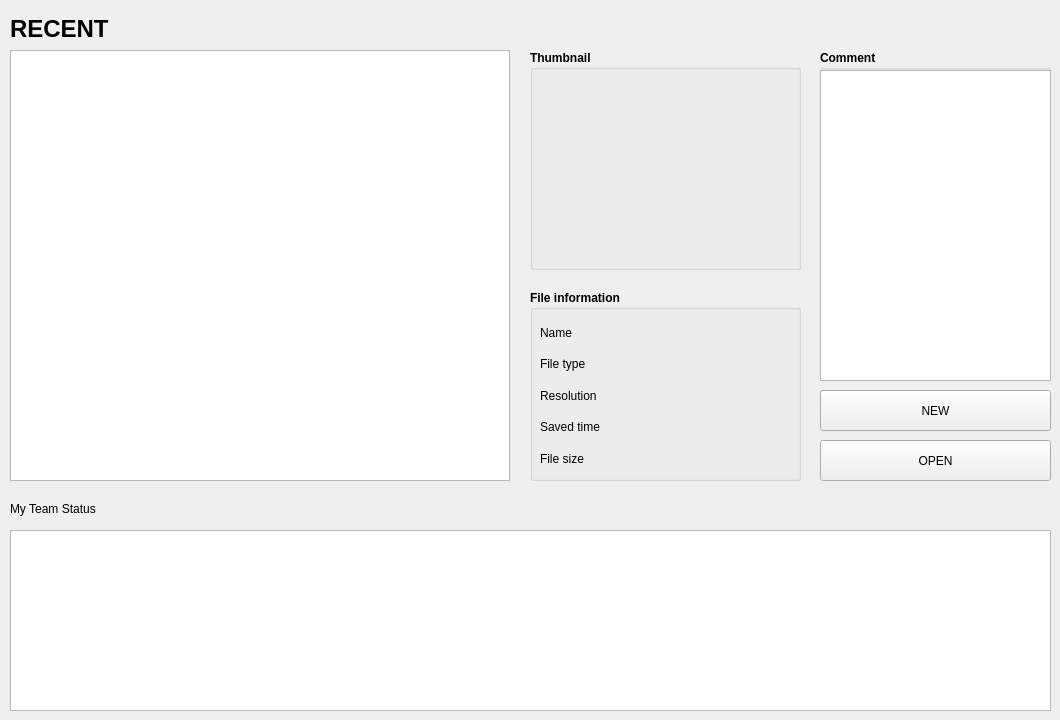
   <widget class="QWidget" name="tab_my_task">
    <attribute name="title">
     <string>MY TASK</string>
    </attribute>
    <widget class="QGroupBox" name="groupBox_shot_comment_2">
     <property name="geometry">
      <rect>
       <x>820</x>
       <y>50</y>
       <width>231</width>
       <height>331</height>
      </rect>
     </property>
     <property name="font">
      <font>
       <bold>true</bold>
       <underline>false</underline>
       <strikeout>false</strikeout>
      </font>
     </property>
     <property name="title">
      <string>Comment</string>
     </property>
     <property name="flat">
      <bool>false</bool>
     </property>
     <property name="checkable">
      <bool>false</bool>
     </property>
     <widget class="QPlainTextEdit" name="plainTextEdit_mytask_comment">
      <property name="geometry">
       <rect>
        <x>0</x>
        <y>20</y>
        <width>231</width>
        <height>311</height>
       </rect>
      </property>
      <property name="plainText">
       <string/>
      </property>
     </widget>
    </widget>
    <widget class="QPushButton" name="pushButton_mytask_selectedopen">
     <property name="geometry">
      <rect>
       <x>820</x>
       <y>440</y>
       <width>231</width>
       <height>41</height>
      </rect>
     </property>
     <property name="text">
      <string>OPEN</string>
     </property>
    </widget>
    <widget class="QLabel" name="label_mytask_filepath">
     <property name="geometry">
      <rect>
       <x>10</x>
       <y>8</y>
       <width>521</width>
       <height>41</height>
      </rect>
     </property>
     <property name="font">
      <font>
       <pointsize>18</pointsize>
       <bold>true</bold>
      </font>
     </property>
     <property name="text">
      <string>RECENT</string>
     </property>
    </widget>
    <widget class="QPushButton" name="pushButton_mytask_newfileopen">
     <property name="geometry">
      <rect>
       <x>820</x>
       <y>390</y>
       <width>231</width>
       <height>41</height>
      </rect>
     </property>
     <property name="text">
      <string>NEW</string>
     </property>
    </widget>
    <widget class="QTableWidget" name="tableWidget_recent_files">
     <property name="geometry">
      <rect>
       <x>10</x>
       <y>50</y>
       <width>500</width>
       <height>431</height>
      </rect>
     </property>
     <property name="font">
      <font>
       <pointsize>10</pointsize>
       <bold>true</bold>
      </font>
     </property>
     <attribute name="horizontalHeaderVisible">
      <bool>false</bool>
     </attribute>
     <attribute name="verticalHeaderVisible">
      <bool>false</bool>
     </attribute>
    </widget>
    <widget class="QGroupBox" name="groupBox_shot_comment_3">
     <property name="geometry">
      <rect>
       <x>530</x>
       <y>50</y>
       <width>271</width>
       <height>220</height>
      </rect>
     </property>
     <property name="font">
      <font>
       <bold>true</bold>
       <underline>false</underline>
       <strikeout>false</strikeout>
      </font>
     </property>
     <property name="title">
      <string>Thumbnail</string>
     </property>
     <property name="flat">
      <bool>false</bool>
     </property>
     <property name="checkable">
      <bool>false</bool>
     </property>
     <widget class="QLabel" name="label_shot_comment_2">
      <property name="geometry">
       <rect>
        <x>10</x>
        <y>30</y>
        <width>211</width>
        <height>141</height>
       </rect>
      </property>
      <property name="text">
       <string/>
      </property>
     </widget>
     <widget class="QLabel" name="label_mytask_thumbnail">
      <property name="geometry">
       <rect>
        <x>-1</x>
        <y>19</y>
        <width>271</width>
        <height>201</height>
       </rect>
      </property>
      <property name="text">
       <string/>
      </property>
     </widget>
    </widget>
    <widget class="QGroupBox" name="groupBox_shot_file_info_2">
     <property name="geometry">
      <rect>
       <x>530</x>
       <y>290</y>
       <width>271</width>
       <height>191</height>
      </rect>
     </property>
     <property name="font">
      <font>
       <bold>true</bold>
       <underline>false</underline>
       <strikeout>false</strikeout>
      </font>
     </property>
     <property name="title">
      <string>File information</string>
     </property>
     <property name="flat">
      <bool>false</bool>
     </property>
     <property name="checkable">
      <bool>false</bool>
     </property>
     <widget class="QWidget" name="verticalLayoutWidget_3">
      <property name="geometry">
       <rect>
        <x>10</x>
        <y>30</y>
        <width>74</width>
        <height>151</height>
       </rect>
      </property>
      <layout class="QVBoxLayout" name="verticalLayout_5">
       <item>
        <widget class="QLabel" name="label_17">
         <property name="font">
          <font>
           <pointsize>9</pointsize>
           <bold>false</bold>
           <underline>false</underline>
           <strikeout>false</strikeout>
          </font>
         </property>
         <property name="text">
          <string>Name</string>
         </property>
        </widget>
       </item>
       <item>
        <widget class="QLabel" name="label_15">
         <property name="font">
          <font>
           <pointsize>9</pointsize>
           <bold>false</bold>
           <underline>false</underline>
           <strikeout>false</strikeout>
          </font>
         </property>
         <property name="text">
          <string>File type</string>
         </property>
        </widget>
       </item>
       <item>
        <widget class="QLabel" name="label_12">
         <property name="font">
          <font>
           <pointsize>9</pointsize>
           <bold>false</bold>
           <underline>false</underline>
           <strikeout>false</strikeout>
          </font>
         </property>
         <property name="text">
          <string>Resolution</string>
         </property>
        </widget>
       </item>
       <item>
        <widget class="QLabel" name="label_13">
         <property name="font">
          <font>
           <pointsize>9</pointsize>
           <bold>false</bold>
           <underline>false</underline>
           <strikeout>false</strikeout>
          </font>
         </property>
         <property name="text">
          <string>Saved time</string>
         </property>
        </widget>
       </item>
       <item>
        <widget class="QLabel" name="label_21">
         <property name="font">
          <font>
           <pointsize>9</pointsize>
           <bold>false</bold>
           <underline>false</underline>
           <strikeout>false</strikeout>
          </font>
         </property>
         <property name="text">
          <string>File size</string>
         </property>
        </widget>
       </item>
      </layout>
     </widget>
     <widget class="QWidget" name="verticalLayoutWidget_4">
      <property name="geometry">
       <rect>
        <x>90</x>
        <y>30</y>
        <width>171</width>
        <height>151</height>
       </rect>
      </property>
      <layout class="QVBoxLayout" name="verticalLayout_6">
       <item>
        <widget class="QLabel" name="label_mytask_filename">
         <property name="font">
          <font>
           <pointsize>9</pointsize>
           <bold>false</bold>
           <underline>false</underline>
           <strikeout>false</strikeout>
          </font>
         </property>
         <property name="text">
          <string/>
         </property>
        </widget>
       </item>
       <item>
        <widget class="QLabel" name="label_mytask_filetype">
         <property name="font">
          <font>
           <pointsize>9</pointsize>
           <bold>false</bold>
           <underline>false</underline>
           <strikeout>false</strikeout>
          </font>
         </property>
         <property name="text">
          <string/>
         </property>
        </widget>
       </item>
       <item>
        <widget class="QLabel" name="label_mytask_resolution">
         <property name="font">
          <font>
           <pointsize>9</pointsize>
           <bold>false</bold>
           <underline>false</underline>
           <strikeout>false</strikeout>
          </font>
         </property>
         <property name="text">
          <string/>
         </property>
        </widget>
       </item>
       <item>
        <widget class="QLabel" name="label_mytask_savedtime">
         <property name="font">
          <font>
           <pointsize>9</pointsize>
           <bold>false</bold>
           <underline>false</underline>
           <strikeout>false</strikeout>
          </font>
         </property>
         <property name="text">
          <string/>
         </property>
        </widget>
       </item>
       <item>
        <widget class="QLabel" name="label_mytask_filesize">
         <property name="font">
          <font>
           <pointsize>9</pointsize>
           <bold>false</bold>
           <underline>false</underline>
           <strikeout>false</strikeout>
          </font>
         </property>
         <property name="text">
          <string/>
         </property>
        </widget>
       </item>
      </layout>
     </widget>
    </widget>
    <widget class="QTableWidget" name="tableWidget_mytask_status">
     <property name="geometry">
      <rect>
       <x>10</x>
       <y>530</y>
       <width>1041</width>
       <height>181</height>
      </rect>
     </property>
     <property name="font">
      <font>
       <bold>false</bold>
      </font>
     </property>
     <attribute name="verticalHeaderVisible">
      <bool>false</bool>
     </attribute>
    </widget>
    <widget class="QLabel" name="label">
     <property name="geometry">
      <rect>
       <x>10</x>
       <y>498</y>
       <width>121</width>
       <height>21</height>
      </rect>
     </property>
     <property name="text">
      <string>My Team Status</string>
     </property>
    </widget>
   </widget>
